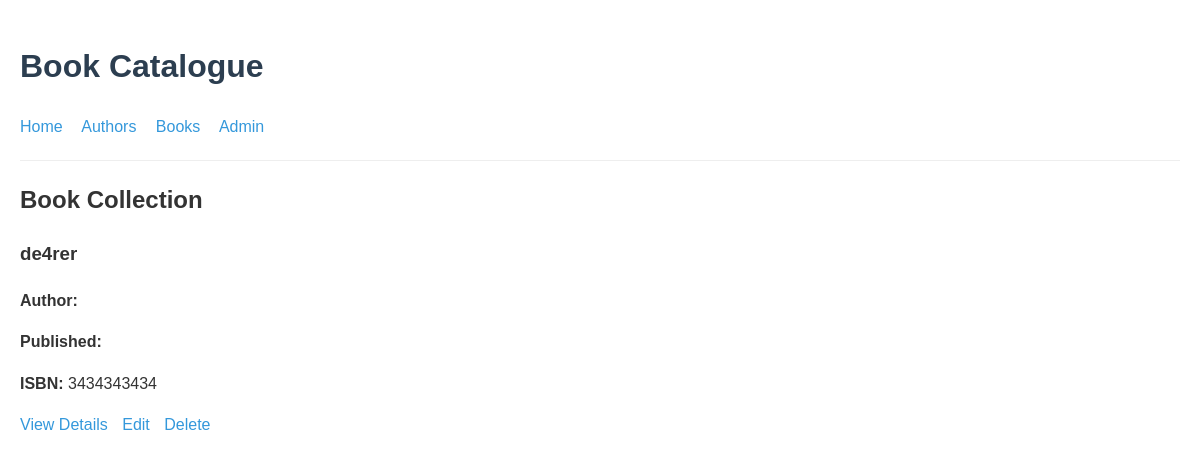
/books/, run on an earlier commit of the app's database.
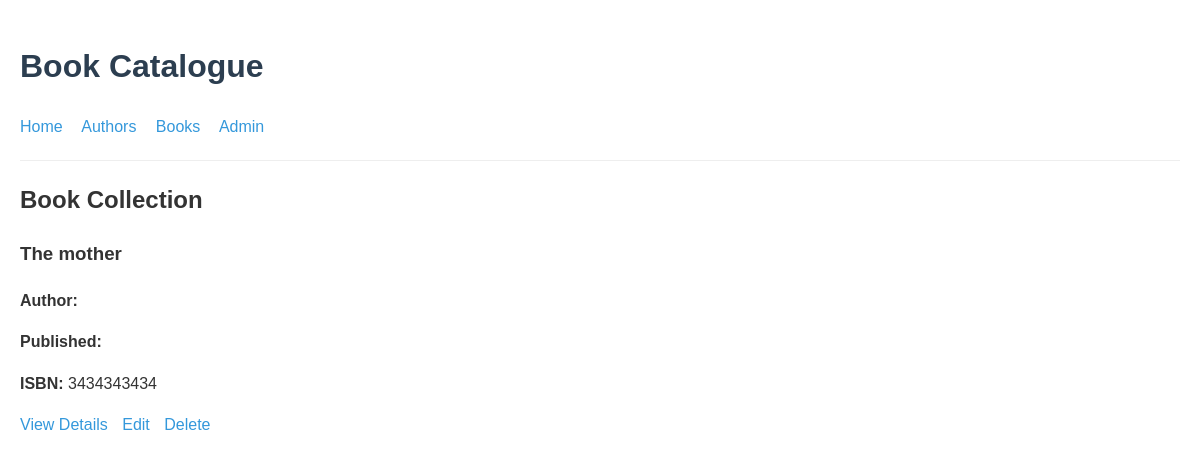
And on a later commit of the database.
### books/models.py (models this page shows, shortened)
class Book(models.Model):
    title = models.CharField(max_length=200)
    author = models.ForeignKey(Author, on_delete=models.CASCADE, related_name='books')
    summary = models.TextField(blank=True, null=True)
    isbn = models.CharField('ISBN', max_length=13, unique=True)
    published_date = models.DateField(blank=True, null=True)
    pages = models.PositiveIntegerField(blank=True, null=True)
    class Meta:
        ordering = ['title']
        verbose_name = 'Book'
        verbose_name_plural = 'Books'

### books/views.py (the view)
# urls.py: path('books/', views.BookListView.as_view(), name='book-list'),
class BookListView(ListView):
    model = Book
    template_name = 'books/book_list.html'
    context_object_name = 'books'

### books/templates/books/book_list.html (shortened to what this page needs)
{% extends 'books/base.html' %}
{% block content %}
    <h2>Book Collection</h2>
    <div class="book-list">
        {% for book in books %}
            <div class="book-card">
                <h3>{{ book.title }}</h3>
               <p><strong>Author:</strong> {{ book.author.name }}</p>
                <p><strong>Published:</strong> {{ book.published_date|date:"F j, Y" }}</p>
                <p><strong>ISBN:</strong> {{ book.isbn }}</p>
                <div class="actions">
                    <a href="{% url 'books:book-detail' book.pk %}">View Details</a>
                    <a href="{% url 'books:book-update' book.pk %}">Edit</a>
                    <a href="{% url 'books:book-delete' book.pk %}">Delete</a>
                </div>
            </div>
        {% empty %}
            <p>No books available. <a href="{% url 'books:book-create' %}">Add the first book</a></p>
        {% endfor %}
    </div>
{% endblock %}

What changed in the data, as far as the page shows it:
changed Book: title "de4rer" → "The mother"
